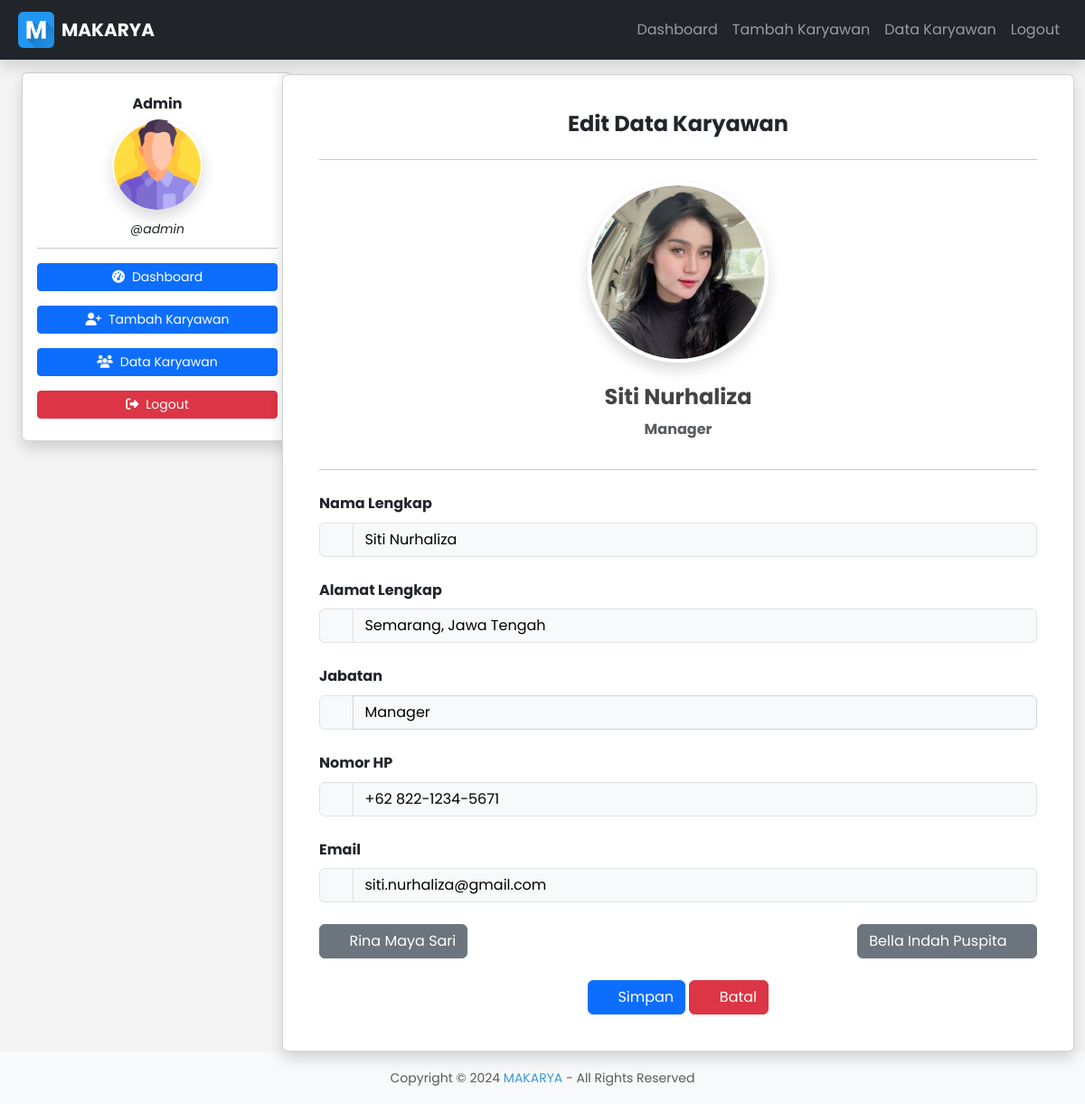
The app's page /edit_employee.php?id=2 (signed in) with its own data.
### tables this page shows
CREATE TABLE `employees` (
  `id` int(11) NOT NULL,
  `nama` varchar(255) NOT NULL,
  `alamat` text NOT NULL,
  `jabatan` varchar(100) NOT NULL,
  `phone` varchar(20) NOT NULL,
  `email` varchar(100) NOT NULL,
  `foto` varchar(255) DEFAULT NULL,
  `created_at` timestamp NOT NULL DEFAULT current_timestamp()
);

### edit_employee.php (the view, shortened to what this page needs)
<?php
require_once('include/db_connection.php');
$id = filter_input(INPUT_GET, 'id', FILTER_VALIDATE_INT);
$stmt = $conn->prepare("SELECT id, nama, alamat, jabatan, phone, email, foto FROM employees WHERE id = ?");
$stmt->bind_param("i", $id);
$stmt->execute();
$stmt->store_result();
$employee = null;
$stmt->bind_result($resultId, $resultNama, $resultAlamat, $resultJabatan, $resultPhone, $resultEmail, $resultFoto);
if ($stmt->fetch()) {
  $employee = [
    'id' => $resultId,
    'nama' => $resultNama,
    'alamat' => $resultAlamat,
    'jabatan' => $resultJabatan,
    'phone' => $resultPhone,
    'email' => $resultEmail,
    'foto' => $resultFoto
  ];
}
$prevId = $id > 1 ? $id - 1 : null;
$nextId = $id + 1;
$prevEmployee = null;
$nextEmployee = null;
if ($prevId !== null) {
  $stmt = $conn->prepare("SELECT id, nama FROM employees WHERE id = ?");
  $stmt->bind_param("i", $prevId);
  $stmt->execute();
  $stmt->store_result();
  $stmt->bind_result($resultId, $resultNama);
  if ($stmt->fetch()) {
    $prevEmployee = [
      'id' => $resultId,
      'nama' => $resultNama
    ];
  }
}
$stmt = $conn->prepare("SELECT id, nama FROM employees WHERE id = ?");
$stmt->bind_param("i", $nextId);
$stmt->execute();
$stmt->store_result();
$stmt->bind_result($resultId, $resultNama);
if ($stmt->fetch()) {
  $nextEmployee = [
    'id' => $resultId,
    'nama' => $resultNama
  ];
}
?>
<!DOCTYPE html>
<html lang="id">
<?php include('include/header.php'); ?>
<div class="container-fluid">
  <div class="row">
    <div class="col-12 col-md-3">
      <?php include('include/sidebar.php'); ?>
    </div>
    <div class="col-12 col-md-9">
      <div class="card shadow">
        <div class="card-body m-4">
          <h3 class="card-title text-center fw-bold">Edit Data Karyawan</h3>
          <hr class="my-4">
          <div class="d-flex flex-column align-items-center">
            <div class="d-grid justify-content-center align-items-center">
              <div class="border border-white border-4 rounded-circle overflow-hidden mb-4 shadow" style="width: 200px; height: 200px;">
                <img src="<?php echo !empty($employee['foto']) ? 'uploads/employees/' . htmlspecialchars($employee['foto'], ENT_QUOTES, 'UTF-8') : 'assets/images/oxfam.png'; ?>" alt="Foto Karyawan" class="img-fluid rounded-circle w-100 h-100 object-fit-cover">
              </div>
            </div>
            <h3 class="text-center font-weight-bold"><?php echo htmlspecialchars($employee['nama'], ENT_QUOTES, 'UTF-8'); ?></h3>
            <p class="text-center fw-bold text-muted"><?php echo htmlspecialchars($employee['jabatan'], ENT_QUOTES, 'UTF-8'); ?></p>
          </div>
          <hr class="mb-4">
          <form method="post" action="update_employee.php" id="editForm">
            <div class="mb-4">
              <label for="nama" class="form-label fw-bold">Nama Lengkap</label>
              <div class="input-group">
                <span class="input-group-text"><i class="fa-regular fa-user"></i></span>
                <input type="text" class="form-control text-bg-light" id="nama" name="nama" value="<?php echo htmlspecialchars($employee['nama'], ENT_QUOTES, 'UTF-8'); ?>">
              </div>
            </div>
            <div class="mb-4">
              <label for="alamat" class="form-label fw-bold">Alamat Lengkap</label>
              <div class="input-group">
                <span class="input-group-text"><i class="fa-regular fa-location-dot"></i></span>
                <input type="text" class="form-control text-bg-light" id="alamat" name="alamat" value="<?php echo htmlspecialchars($employee['alamat'], ENT_QUOTES, 'UTF-8'); ?>">
              </div>
            </div>
            <div class="mb-4">
              <label for="jabatan" class="form-label fw-bold">Jabatan</label>
              <div class="input-group">
                <span class="input-group-text"><i class="fa-regular fa-briefcase"></i></span>
                <select class="form-control text-bg-light" id="jabatan" name="jabatan">
                  <option value="Manager" <?php echo $employee['jabatan'] === 'Manager' ? 'selected' : ''; ?>>Manager</option>
                </select>
              </div>
            </div>
            <div class="mb-4">
              <label for="phone" class="form-label fw-bold">Nomor HP</label>
              <div class="input-group">
                <span class="input-group-text"><i class="fa-regular fa-phone"></i></span>
                <input type="tel" class="form-control text-bg-light" id="phone" name="phone" value="<?php echo htmlspecialchars($employee['phone'], ENT_QUOTES, 'UTF-8'); ?>">
              </div>
            </div>
            <div class="mb-4">
              <label for="email" class="form-label fw-bold">Email</label>
              <div class="input-group">
                <span class="input-group-text"><i class="fa-regular fa-envelope"></i></span>
                <input type="email" class="form-control text-bg-light" id="email" name="email" value="<?php echo htmlspecialchars($employee['email'], ENT_QUOTES, 'UTF-8'); ?>">
              </div>
            </div>
            <div class="d-flex justify-content-between align-items-center">
              <div class="d-grid">
                <?php if ($prevEmployee !== null): ?>
                  <a href="edit_employee.php?id=<?php echo htmlspecialchars($prevEmployee['id'], ENT_QUOTES, 'UTF-8'); ?>" class="btn btn-secondary">
                    <i class="fa-regular fa-arrow-left me-2"></i><?php echo htmlspecialchars($prevEmployee['nama'], ENT_QUOTES, 'UTF-8'); ?>
                  </a>
                <?php endif; ?>
              </div>
              <div class="d-grid">
                <?php if ($nextEmployee !== null): ?>
                  <a href="edit_employee.php?id=<?php echo htmlspecialchars($nextEmployee['id'], ENT_QUOTES, 'UTF-8'); ?>" class="btn btn-secondary">
                    <?php echo htmlspecialchars($nextEmployee['nama'], ENT_QUOTES, 'UTF-8'); ?><i class="fa-regular fa-arrow-right ms-2"></i>
                  </a>
                <?php endif; ?>
              </div>
            </div>
            <div class="mt-4 text-center">
              <button type="button" class="btn btn-primary" id="btnSave"><i class="fa-regular fa-floppy-disk me-2"></i>Simpan</button>
              <a href="employee_list.php" class="btn btn-danger"><i class="fa-regular fa-xmark me-2"></i>Batal</a>
            </div>
          </form>
        </div>
      </div>
    </div>
  </div>
</div>
<?php include('include/footer.php'); ?>
</body>
</html>

### assets/css/main.css (style rules this page uses)
* { margin: 0; padding: 0; box-sizing: border-box; }
html { font-size: 16px; scroll-behavior: smooth; }
body { font-family: 'Poppins', sans-serif !important; line-height: 1.6; color: #333; background-color: #f4f4f4; margin: 0; padding: 0; }
a { color: #3498db; text-decoration: none; transition: color 0.3s; }
h1, h2, h3, h4, h5, h6 { font-weight: bold; color: #444; }
h3 { font-size: 1.5rem; }
.btn-danger { background-color: #dc3545 !important; }

### records on screen
employees: foto (picture), nama "Siti Nurhaliza", jabatan "Manager", alamat "Semarang, Jawa Tengah", phone "+62 822-1234-5671", email "siti.nurhaliza@gmail.com"
employees: nama "Rina Maya Sari"
employees: nama "Bella Indah Puspita"

### other values on screen
$siteTitle "MAKARYA"
$_SESSION['full_name'] "Admin"
$_SESSION['username'] "admin"
